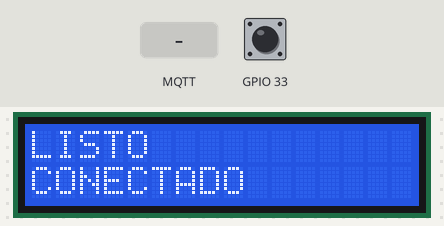
Bench run of a program on a simulated ESP32. Parts: 16×2 character LCD. The test bench sets the inputs (shaded band); at power-on: GPIO 33 HIGH. WiFi joins after 1.5 s; servers stay silent unless stated; no MQTT or app messages arrive unless stated; what the program prints to the serial monitor is not drawn.

Above: at 2.8 s.
2.9 s: MQTT message "1" arrives on the first subscribed topic
At 3.3 s:
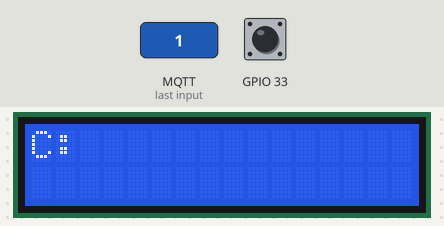
4.4 s: MQTT message "on" arrives on the first subscribed topic
5.9 s: MQTT message "off" arrives on the first subscribed topic
Timing chart, 0 to 8.9 s (numbered marks = the images above; inputs shaded):
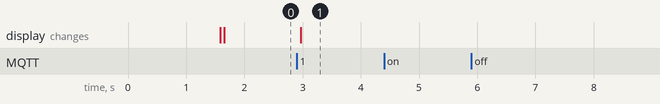

The program:

main.cpp
```cpp
#include <Arduino.h>

#include <WiFi.h>
#include <Wire.h>
#include <LiquidCrystal_I2C.h>

#include <ArduinoJson.h>
#include <PubSubClient.h>

LiquidCrystal_I2C lcd = LiquidCrystal_I2C(0x27, 16, 2);

// el NOMBRE debe de ser unico para cada uno
const char* mqttServer = "broker.emqx.io";
const int mqttPort = 1883;
const char* jugador = "NOMBRE";
bool nueva = 0, planto = 0, carta = 0;
bool nueva_ant = 0, planto_ant = 0, carta_ant = 0;

WiFiClient espClient;
PubSubClient client(espClient);

void PubMQTT(int estado)
{
  char str[20];

     client.publish("instrumentacion/blackjack", "{\"jugador\": \"Carlos\", \"accion\": \"nueva\"}");

  Serial.println(estado);
}

void lectura(char* topic, byte* payload, unsigned int length)
{
  Serial.print(topic);
  Serial.print(" : ");
  char message[length+1]={0x00};

  for(int i=0;i<length;i++)
    message[i]=(char)payload[i];

  message[length]=0x00;
  Serial.println(message);
  DynamicJsonDocument doc(1024);
  deserializeJson(doc, message);
  lcd.clear();
  lcd.setCursor(0, 0);
  lcd.print("C: ");
  const char* crup = doc["crupier"];
  lcd.print(crup);


}

void setup() {
  Serial.begin(9600);
  Serial.print("Connecting to WiFi");
  WiFi.begin("Wokwi-GUEST", "", 6);
  pinMode(25, INPUT_PULLUP);
  pinMode(26, INPUT_PULLUP);
  pinMode(33, INPUT_PULLUP);
  while (WiFi.status() != WL_CONNECTED) {
    delay(100);
    Serial.print(".");
  }
  Serial.println(" Connected!");
  lcd.init();
  lcd.backlight();
  lcd.setCursor(0, 0);
  lcd.print("Connecting to ");
  lcd.setCursor(0, 1);
  lcd.print("MQTT...");

  client.setServer(mqttServer, mqttPort);
  client.setCallback(lectura);
  while (!client.connected())
  {    Serial.print("Connecting to MQTT...");
      if (client.connect("blackjack_NOMBRE" )) {
          Serial.println("connected");
          lcd.clear();
          lcd.setCursor(0, 0);
          lcd.print("LISTO");
          lcd.setCursor(0, 1);
          lcd.print("CONECTADO");
      }
      else
        {  Serial.print("failed with state ");
          Serial.print(client.state());
          delay(2000);
        }
  }
  client.subscribe("instrumentacion/NOMBRE");
}

void loop() {
    nueva_ant = nueva;

    nueva = !digitalRead(33);

    if (!client.loop()) {
      Serial.println("Desconectado");
      while (!client.connected())
      {    Serial.print("Connecting to MQTT...");
          if (client.connect("blackjack_NOMBRE" )) {
              Serial.println("connected");
              client.subscribe("instrumentacion/NOMBRE");
          }
          else
            {  Serial.print("failed with state ");
              Serial.print(client.state());
              delay(2000);
            }
      }
    }
    if ((nueva == 1)&&(nueva_ant == 0)) PubMQTT(1);

    delay(100);
}
```

Measured:
- after the input at 2.9 s, the display: changes after 0.06 s (image 1)
- after the input at 4.4 s, every drawn part: stays the same
- after the input at 5.9 s, every drawn part: stays the same
